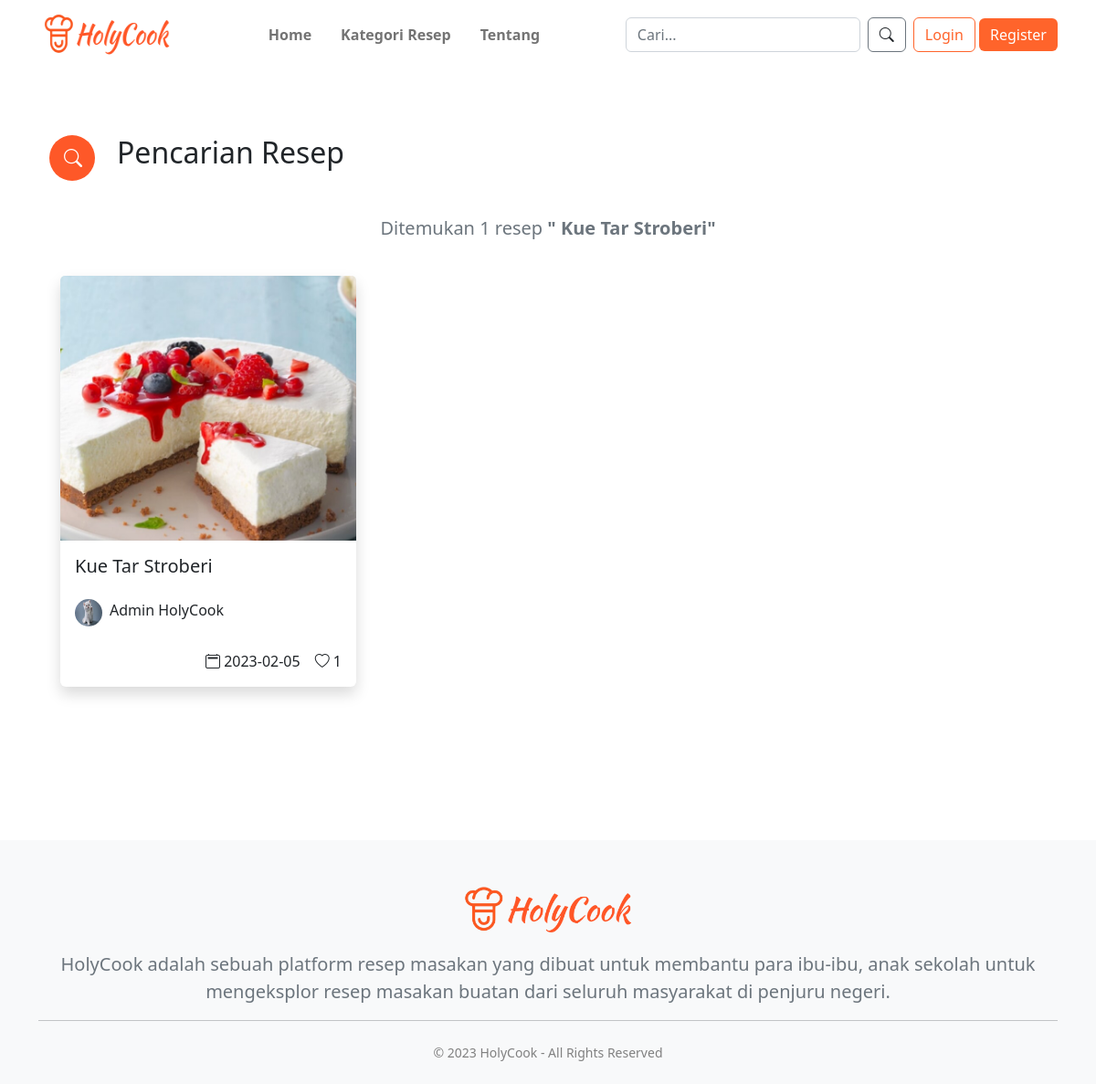
/pages/resep-cari.php?cari=Kue Tar Stroberi, run on the app's committed database.
### tables this page shows
CREATE TABLE `resep` (
  `id_resep` int(5) NOT NULL AUTO_INCREMENT,
  `judul` varchar(100) NOT NULL,
  `kategori` varchar(50) NOT NULL,
  `porsi` int(5) NOT NULL,
  `lama_masak` varchar(50) NOT NULL,
  `deskripsi` longtext NOT NULL,
  `bahan` longtext NOT NULL,
  `langkah` longtext NOT NULL,
  `gizi` longtext NOT NULL,
  `foto` varchar(50) NOT NULL,
  `tanggal` date NOT NULL,
  `id_user` int(5) NOT NULL,
  PRIMARY KEY (`id_resep`),
  KEY `id_user` (`id_user`),
  CONSTRAINT `resep_ibfk_1` FOREIGN KEY (`id_user`) REFERENCES `user` (`id_user`)
);

CREATE TABLE `user` (
  `id_user` int(5) NOT NULL AUTO_INCREMENT,
  `nama` varchar(100) NOT NULL,
  `jk` enum('L','P') NOT NULL,
  `no_telp` varchar(13) NOT NULL,
  `alamat` text NOT NULL,
  `foto` varchar(50) NOT NULL,
  `email` varchar(50) NOT NULL,
  `password` text NOT NULL,
  PRIMARY KEY (`id_user`)
);

### pages/resep-cari.php (the view, shortened to what this page needs)
<?php
include 'layout.php';
$db = dbConnect();
?>
<div class="container px-4 py-5">
    <div class="d-flex my-4 justify-content-start">
        <div class="d-flex align-items-center text-white me-4 rounded-circle"
            style="background:#fe5828;width:50px;height:50px;position:relative">
            <i class="bi bi-search fs-5 text-center p-3"></i>
        </div>
        <h2>Pencarian Resep</h2>
    </div>
    <?php
    if (isset($_GET["cari"])) {
        $cari = $_GET["cari"];
        if ($db->connect_errno == 0) {
            if ($cari != "") {
                $sql = "SELECT b.id_resep, b.judul, b.tanggal, b.foto, b.id_user, c.id_user, c.nama AS nama_user, c.foto AS fotoUser
                        FROM resep b INNER JOIN user c ON b.id_user = c.id_user WHERE b.judul LIKE '%$cari%'";
                $res = $db->query($sql);
                if ($res) {
                    if ($res->num_rows > 0) {
                        $data = $res->fetch_all(MYSQLI_ASSOC);
                        ?>
                        <h5 class="text-muted text-center" style="margin: 40px 0px 40px">
                            Ditemukan
                            <?php echo count($data) ?> resep <span><strong>"
                                    <?php echo $cari ?>"
                                </strong></span>
                        </h5>
                        <div class="container-fluid">
                            <div class="row g-5">
                                <?php
                                foreach ($data as $row) {
                                    $id_resep = $row["id_resep"];
                                    ?>
                                    <div class="col-xl-4 col-md-6 mb-4">
                                        <div class="block">
                                            <a href="detail-resep.php?id_resep=<?= $id_resep ?>" class="text-decoration-none text-dark resep">
                                                <div class="card shadow border-0">
                                                    <div class="inner">
                                                        <img src="../assets/uploads/resep/<?= $row["foto"] ?>" class="card-img-top img-fluid"
                                                            alt="Foto Resep" style="width: 500px; height: 290px;" />
                                                    </div>
                                                    <div class="card-body">
                                                        <h5 class="card-title mb-4 judul">
                                                            <?= $row["judul"] ?>
                                                        </h5>
                                                        <div class="d-flex justify-content-start">
                                                            <?php
                                                            if ($row['fotoUser'] != 'profile-pict.png') {
                                                                ?>
                                                                <img src="../assets/uploads/profile/<?= $row["fotoUser"] ?>" alt="Profile"
                                                                    class="img-fluid rounded-circle" style="width: 30px; height: 30px" />
                                                                <?php
                                                            } else {
                                                                ?>
                                                                <img src="../assets/images/<?= $row['fotoUser'] ?>" alt="Profile"
                                                                    class="img-fluid rounded-circle" style="width: 30px; height: 30px" />
                                                                <?php
                                                            }
                                                            ?>
                                                            <p class="ms-2">
                                                                <?= $row["nama_user"] ?>
                                                            </p>
                                                        </div>
                                                    </div>
                                                    <div class="d-flex justify-content-end">
                                                        <p class="me-3"><i class="bi bi-calendar2"></i>
                                                            <?= $row["tanggal"] ?>
                                                        </p>
                                                        <?php
                                                        $sqlcount = "SELECT COUNT(*) as jml_favorit FROM resep_favorit WHERE id_resep = '$id_resep'";
                                                        $rescount = $db->query($sqlcount);
                                                        $jml_fav = $rescount->fetch_assoc();
                                                        ?>
                                                        <p class="me-3"><i class="bi bi-heart"></i>
                                                            <?= $jml_fav['jml_favorit'] ?>
                                                        </p>
                                                    </div>
                                                </div>
                                            </a>
                                        </div>
                                    </div>
                                    <?php
                                }
                                ?>
                            </div>
                        </div>
                        <?php
                    }
                } else
                    echo $db->error;
            }
        } else
            return $db->connect_errno;
    }
    ?>
</div>

### assets/components/Style.css (style rules this page uses)
.inner { overflow: hidden; }
.inner img { transition: all 0.5s ease; object-fit: cover; }
.resep .judul { transition: all 0.3s ease; }

### pages/layout.php (style rules this page uses)
html, body { height: 100%; background: #fff; }

### pages/resep-cari.php (style rules this page uses)
.card-img-top { object-fit: cover; width: 100%; height: 40vh; }
.block { display: none; }

### data on the page
resep: foto (picture), judul "Kue Tar Stroberi", id_user.foto (picture), id_user.nama "Admin HolyCook", tanggal "2023-02-05", jml_favorit "1"

### other printed values
count($data) "1"
$cari "Kue Tar Stroberi"
